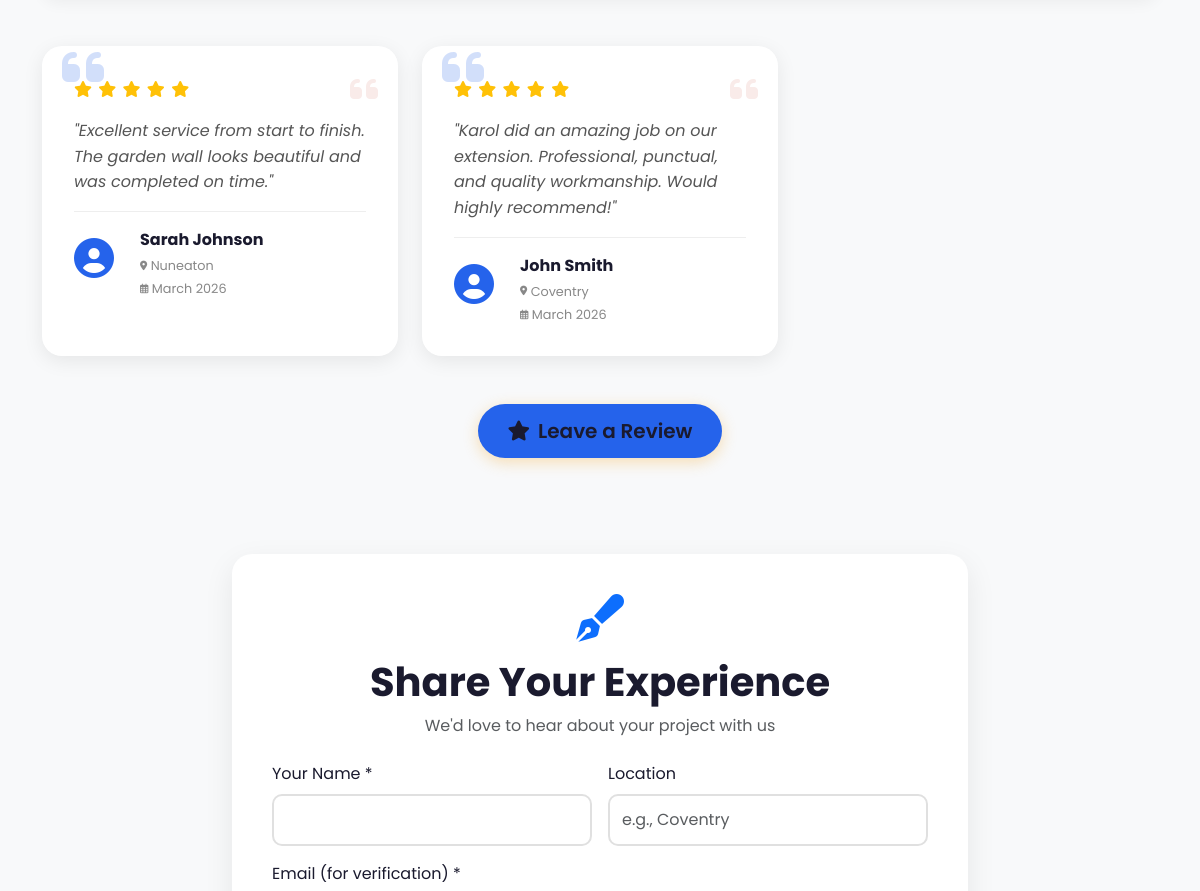
/testimonials (middle part), run on an earlier commit of the app's database.
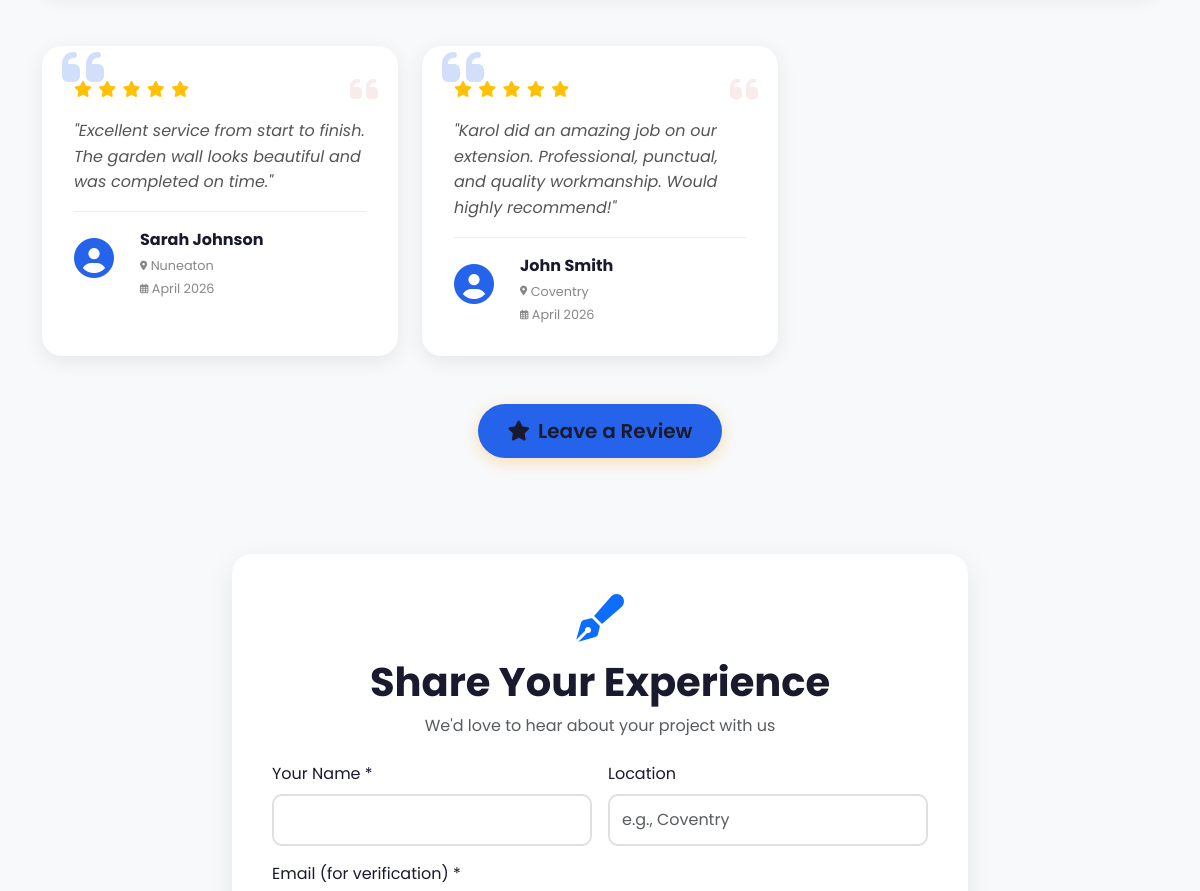
And on a later commit of the database.
### database.py (models this page shows, shortened)
class Testimonial(db.Model):
    id = db.Column(db.Integer, primary_key=True)
    client_name = db.Column(db.String(100), nullable=False)
    client_email = db.Column(db.String(120), nullable=False)
    client_location = db.Column(db.String(100))
    client_image = db.Column(db.String(200))
    content = db.Column(db.Text, nullable=False)
    rating = db.Column(db.Integer, default=5)
    date = db.Column(db.DateTime, default=datetime.utcnow)
    approved = db.Column(db.Boolean, default=False)  # Default to False for pending approval
    featured = db.Column(db.Boolean, default=False)
    project_id = db.Column(db.Integer, db.ForeignKey('project.id', ondelete='SET NULL'))
    project = db.relationship('Project', backref='testimonials', foreign_keys=[project_id])
    ip_address = db.Column(db.String(45))
    user_agent = db.Column(db.String(200))
    created_at = db.Column(db.DateTime, default=datetime.utcnow)
    updated_at = db.Column(db.DateTime, default=datetime.utcnow, onupdate=datetime.utcnow)

### app.py (the view)
@app.route('/testimonials')
def testimonials_page():
    testimonials = Testimonial.query.filter_by(approved=True).order_by(Testimonial.date.desc()).all()
    featured_testimonials = Testimonial.query.filter_by(approved=True, featured=True).order_by(Testimonial.date.desc()).limit(2).all()
    if testimonials:
        total_rating = sum(t.rating for t in testimonials)
        average_rating = total_rating / len(testimonials)
    else:
        average_rating = 0
    return render_template('testimonials.html',
                         testimonials=testimonials,
                         featured=featured_testimonials,
                         average_rating=average_rating,
                         now=datetime.now(),
                         whatsapp_number=SiteSettings.get('whatsapp', WHATSAPP_NUMBER))

### app.py (called while the page is built)
@app.context_processor
def inject_now():
    return {
        'now': datetime.now(),
        'site_title': SiteSettings.get('site_title', 'KJC'),
        'site_phone': SiteSettings.get('phone', '+44 7879 103397'),
        'site_email': SiteSettings.get('email', 'kjcbricklaying@gmail.com'),
        'site_address': SiteSettings.get('address', 'Coventry, West Midlands'),
        'whatsapp_number': SiteSettings.get('whatsapp', '+44 7879 103397'),
        'facebook_url': SiteSettings.get('facebook', '#'),
        'twitter_url': SiteSettings.get('twitter', '#'),
        'instagram_url': SiteSettings.get('instagram', '#'),
        'linkedin_url': SiteSettings.get('linkedin', '#')
    }

### database.py (called while the page is built)
    @staticmethod
    def get(key, default=None):
        setting = SiteSettings.query.filter_by(key=key).first()
        return setting.value if setting else default

### templates/testimonials.html (shortened to what the changed rows need)
{% extends "base.html" %} {% block content %}
<section class="py-5">
  <div class="container">
                  {% set full_stars = (average_rating|default(4.9))|int %} {%
                  set half_star = (average_rating|default(4.9) - full_stars) >=
                  0.5 %}
                {% set star_counts = {'5': 0, '4': 0, '3': 0, '2': 0, '1': 0} %}
                {% for testimonial in testimonials %} {% set _ =
                star_counts.update({testimonial.rating|string:
                star_counts[testimonial.rating|string] + 1}) %} {% endfor %}
    <div class="row g-4">
      {% if testimonials and testimonials|length > 0 %} {% for testimonial in
      testimonials %}
      <div
        class="col-md-6 col-lg-4"
        data-aos="fade-up"
        data-aos-delay="{{ loop.index * 100 }}"
      >
        <div class="testimonial-card">
          <div class="quote-icon">
            <i class="fas fa-quote-left"></i>
          </div>
          <div class="testimonial-rating mb-3">
            {% for i in range(testimonial.rating) %}
            <i class="fas fa-star"></i>
            {% endfor %}
          </div>
          <p class="testimonial-text">"{{ testimonial.content }}"</p>
          <div class="testimonial-author">
            <div class="author-info">
              <div class="author-avatar">
                {% if testimonial.client_image %}
                <img
                  src="{{ testimonial.client_image }}"
                  alt="{{ testimonial.client_name }}"
                  class="rounded-circle"
                  style="width: 50px; height: 50px; object-fit: cover"
                />
                {% else %}
                <i class="fas fa-user-circle"></i>
                {% endif %}
              </div>
              <div class="author-details">
                <strong class="author-name"
                  >{{ testimonial.client_name }}</strong
                >
                {% if testimonial.client_location %}
                <div class="author-location">
                   {{
                  testimonial.client_location }}
                </div>
                {% endif %}
                <div class="author-date">
                   {{
                  testimonial.date.strftime('%B %Y') }}
                </div>
              </div>
            </div>
          </div>
        </div>
      </div>
      {% endfor %} {% endif %}
    </div>
  </div>
</section>
<section class="py-5 bg-light" id="reviewForm">
  <div class="container">
    <div class="row justify-content-center">
      <div class="col-lg-8" data-aos="fade-up">
        <div class="review-form-card">
          <div class="text-center mb-4">
            <h2 class="display-6 fw-bold">Share Your Experience</h2>
          </div>
        </div>
      </div>
    </div>
  </div>
</section>
{% endblock %}

What changed in the data, as far as the page shows it:
changed Testimonial "Sarah Johnson": date "March 2026" → "April 2026"
changed Testimonial "John Smith": date "March 2026" → "April 2026"
